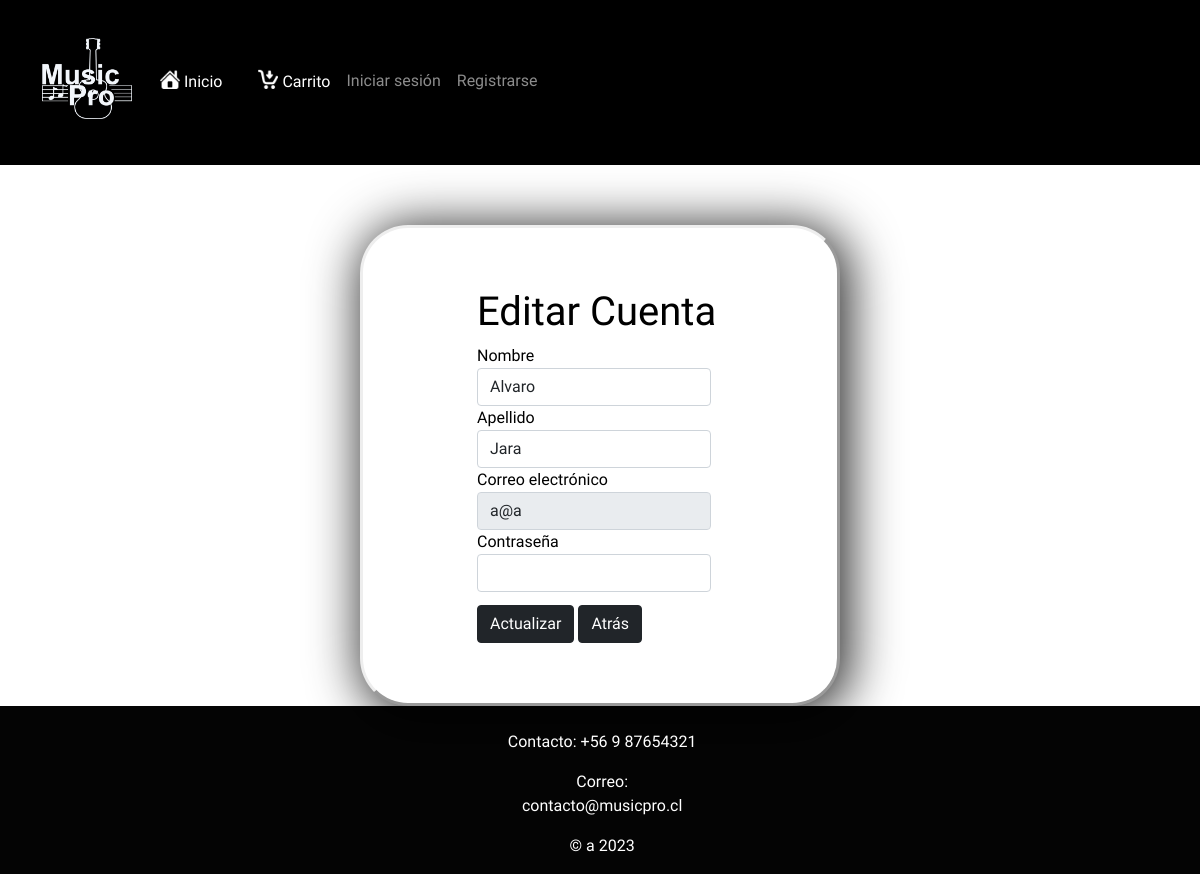
Screenshot of /actualizarPerfil/a@a with the database file from the repository.
### core/models.py (models this page shows, shortened)
class Usuario(models.Model):
    cam_auto = models.IntegerField(default=0)
    nombre = models.CharField(max_length=16, )
    apellido = models.CharField( max_length=16, null=False)
    email = models.EmailField(primary_key=True, unique=True)
    pwd = models.CharField(null=False, max_length=12)
    tipoUsuario = models.IntegerField()
    rut = models.CharField(max_length=10, default= '')
    direccion = models.CharField(max_length=50, null=False, default= '')
    telefono = models.CharField(max_length=10, default=0)
    codigoPostal = models.IntegerField(max_length=50, default= 0)
    estado = models.CharField(max_length=50, default= '')
    ciudad = models.CharField(max_length=50, default= '')

### core/views.py (the view)
# urls.py: path('actualizarPerfil/<email>', actualizarPerfil, name='actualizarPerfil'),
def actualizarPerfil(request, email):
    usuario = Usuario.objects.get(email = email)
    return render(request, 'core/micuenta.html', {'usuario':usuario})

### core/context_processor.py (called while the page is built)
def total_carrito(request):
    total = 0
    if 'carrito' in request.session:
        for key, value in request.session["carrito"].items():
            total += int(value["acumulado"])
    return {"total_carrito":total}

### core/templates/core/micuenta.html (shortened to what this page needs)
{% extends "core/layout.html" %}
{% load static %}
{% block head %}
    <link href="{% static 'core/css/micuenta 1.css' %}" rel="stylesheet" type="text/css">
{% endblock %}
{% block content %}
<div id="pantalla">
    <form id="formRegistro" method="post"  action="/editar_perfil/{{ usuario.email }}">
        <div class="form-group" id="titulo">
            <h1>Editar Cuenta</h1>
        </div>
        <div class="form-group" id="formNombre">
            <label for=" exampleInputEmail1">Nombre</label>
            <input type="text" class="form-control"     id="inputNombre" name="nombre" value="{{ usuario.nombre }}">
        </div>
        <div class="form-group" id="formNombre">
            <label for=" exampleInputEmail1">Apellido</label>
            <input type="text" class="form-control"     id="inputNombre" name="apellido" value="{{ usuario.apellido }}">
        </div>
        <div class="form-group" id="formCorreo">
            <label for="exampleInputEmail1">Correo electrónico</label>
            <input type="email" class="form-control" id="inputCorreo" aria-describedby="emailHelp" name="email" value="{{ usuario.email }}" readonly >
        </div>
        <div class="form-group" id="formContraseña">
            <label for="exampleInputPassword1">Contraseña</label>
            <input type="password" class="form-control" id="inputContraseña" name="password">
        </div>
        <div id="boton">
            <button type="submit" class="btn btn-dark " id="btnRegistrarse">Actualizar</button>
            <a href="{% url 'perfil' %}" class="btn btn-dark" id="atras">Atrás</a>
        </div>
    </form>
</div>
{% endblock %}

### core/static/core/css/stylelayout.css (style rules this page uses)
body { background-image: url("https://i.pinimg.com/564x/20/8b/9b/208b9ba35cebefbba9f945fb69f021ce.jpg"); background-repeat: no-repeat; background-position: center center; background-size: cover; background-attachment: fixed; }
* { padding: 0; margin: 0; font-family: 'Chakra Petch', sans-serif; }
body { background-color: #ffffff; background-color: #ffffff; }

### core/static/core/css/micuenta 1.css (style rules this page uses)
#pantalla { display: flex; justify-content: center; width: 40%; height: 60%; padding-top: 5%; padding-bottom: 5%; margin-top: 5%; background-color: rgb(255, 255, 255); color: rgb(0, 0, 0); border-style: outset; box-shadow: 5px 5px 50px 5px rgb(44, 44, 44); border-radius: 10%; }
#inputNombre { width: 95%; }
#inputCorreo { width: 95%; }
#inputContraseña { width: 95%; }
#boton { margin-top: 5%; }

### rows the page displays
Usuario: nombre "Alvaro", apellido "Jara", email "a@a"
